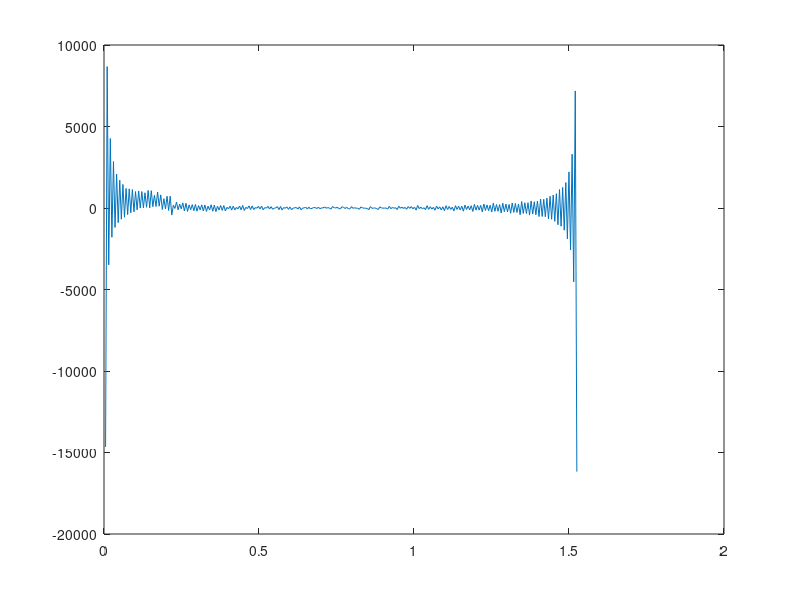

MATLAB code for this plot:
f = [
    8.264391306
    16.83597349
    22.94875419
    28.10212407
    32.59454529
    36.38123788
    39.87197499
    42.61057744
    45.26268807
    47.58258593
    49.99988308
    52.04759201
    54.24769743
    55.86841396
    57.84343522
    59.85354088
    62.06718535
    64.19798622
    66.5140721
    68.39064467
    70.71836515
    73.04670419
    75.75213767
    78.28929061
    80.90215939
    83.32252954
    85.72344067
    88.68542947
    91.47427945
    94.03713642
    97.250887
    99.16643477
    101.4726309
    104.1365902
    107.1192258
    109.2651869
    111.3092635
    112.2638884
    113.7269278
    115.3301268
    116.9791724
    118.140518
    119.5430995
    117.9276522
    118.9997217
    119.4340273
    120.5337881
    120.4229015
    121.2034203
    121.6539906
    122.2219364
    122.2219364
    122.79521
    122.3361625
    122.9105107
    122.9105107
    123.2577155
    123.1417628
    123.4902773
    123.0260281
    123.3738868
    123.3738868
    123.6068875
    123.3738868
    123.6068875
    123.0260281
    123.2577155
    123.2577155
    123.4902773
    123.1417628
    123.3738868
    122.6801255
    123.0260281
    122.79521
    123.1417628
    122.79521
    123.1417628
    122.3361625
    122.6801255
    122.5652565
    122.79521
    122.4506023
    122.79521
    122.2219364
    122.4506023
    122.4506023
    122.6801255
    122.5652565
    122.9105107
    122.2219364
    122.5652565
    122.5652565
    122.9105107
    122.6801255
    123.1417628
    122.5652565
    122.9105107
    122.9105107
    123.2577155
    123.1417628
    123.4902773
    122.9105107
    123.2577155
    123.2577155
    123.6068875
    123.3738868
    123.7237182
    123.1417628
    123.3738868
    123.4902773
    123.6068875
    123.3738868
    123.6068875
    123.0260281
    123.3738868
    123.2577155
    123.4902773
    123.1417628
    123.3738868
    122.6801255
    123.0260281
    122.9105107
    123.0260281
    122.79521
    123.0260281
    122.3361625
    122.6801255
    122.5652565
    122.79521
    122.4506023
    122.79521
    122.2219364
    122.5652565
    122.4506023
    122.6801255
    122.4506023
    122.79521
    122.3361625
    122.6801255
    122.5652565
    123.0260281
    122.6801255
    123.1417628
    122.5652565
    122.9105107
    123.0260281
    123.2577155
    123.1417628
    123.4902773
    122.9105107
    123.2577155
    123.3738868
    123.6068875
    123.3738868
    123.7237182
    123.0260281
    123.4902773
    123.3738868
    123.6068875
    123.3738868
    123.6068875
    123.0260281
    123.2577155
    123.2577155
    123.4902773
    123.1417628
    123.3738868
    122.6801255
    122.9105107
    122.9105107
    123.0260281
    122.79521
    123.0260281
    122.3361625
    122.5652565
    122.5652565
    122.79521
    122.4506023
    122.79521
    122.2219364
    122.6801255
    122.5652565
    122.79521
    122.5652565
    122.9105107
    122.3361625
    122.6801255
    122.6801255
    123.0260281
    122.79521
    123.1417628
    122.6801255
    123.0260281
    122.9105107
    123.3738868
    123.1417628
    123.4902773
    122.9105107
    123.2577155
    123.3738868
    123.6068875
    123.3738868
    123.6068875
    123.0260281
    123.4902773
    123.3738868
    123.6068875
    123.3738868
    123.6068875
    123.0260281
    123.2577155
    123.1417628
    123.4902773
    123.0260281
    123.2577155
    122.6801255
    122.9105107
    122.79521
    123.0260281
    122.79521
    123.0260281
    122.3361625
    122.5652565
    122.4506023
    122.79521
    122.4506023
    122.79521
    122.2219364
    122.4506023
    122.4506023
    122.79521
    122.4506023
    122.9105107
    122.3361625
    122.6801255
    122.6801255
    123.0260281
    122.79521
    123.2577155
    122.6801255
    123.0260281
    123.0260281
    123.3738868
    123.1417628
    123.4902773
    122.9105107
    123.3738868
    123.3738868
    123.6068875
    123.3738868
    123.7237182
    123.1417628
    123.3738868
    123.3738868
    123.6068875
    123.3738868
    123.6068875
    123.0260281
    123.2577155
    123.1417628
    123.3738868
    123.1417628
    123.3738868
    122.5652565
    122.79521
    122.79521
    122.9105107
    122.6801255
    122.9105107
    122.3361625
    122.5652565
    122.5652565
    122.79521
    122.4506023
    122.79521
    122.2219364
    122.5652565
    122.4506023
    122.6801255
    122.4506023
    122.9105107
    122.4506023
    122.79521
    122.6801255
    123.1417628
    122.9105107
    123.2577155
    122.6801255
    123.0260281
    123.1417628
    123.3738868
    123.2577155
    123.6068875
    123.0260281
    123.2577155
    123.3738868
    123.6068875
    123.3738868
    123.7237182
    123.1417628
    ].';
a = 0;
b = 1525296/10^6;
N = length(f);
T = b-a;
fftx = fft(f);
k = 2*pi/(b-a)*[0:N/2-1, 0, -N/2+1:-1];
dffft = 1i*k.*fftx;
df = ifft(dffft);
plot((1:N)/N*T, df)
